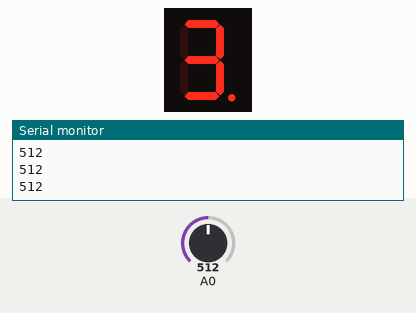
Bench run of a sketch on a simulated Arduino Uno, built with avr-gcc and run on an emulated ATmega328P. Shown: 1-digit seven-segment display, the last lines printed to the serial monitor. Inputs (shaded band) come from the test bench; at power-on: A0 = 512.

Above: at 1.2 s.
1.3 s: A0 set to 120
At 1.8 s:
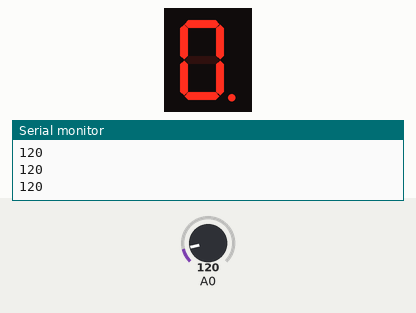
2.8 s: A0 set to 107
At 3.2 s:
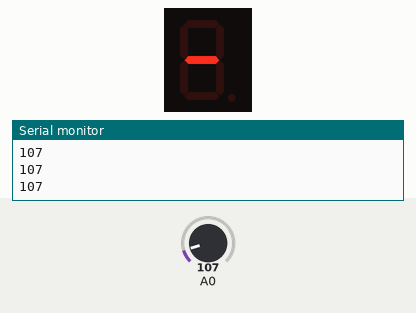
4.3 s: A0 set to 306
At 4.6 s:
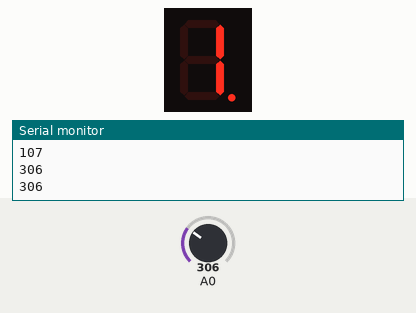
5.8 s: A0 set to 0
At 7.0 s:
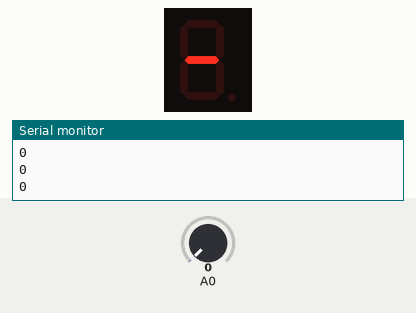
7.3 s: A0 set to 122
At 8.6 s:
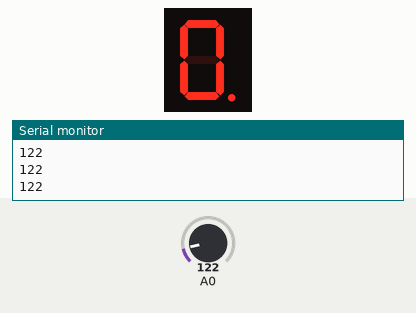
Timing chart, 0 to 9.8 s (numbered marks = the images above; inputs shaded):
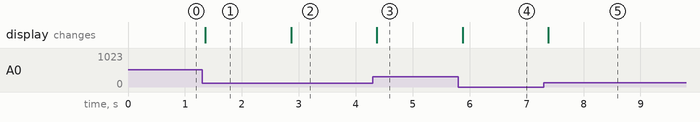

The sketch:

7segment.ino
```cpp
#include "SevSeg.h"
SevSeg sevseg;

void setup(){
    Serial.begin(9600);
    byte numDigits = 1;
    byte digitPins[] = {};
    byte segmentPins[] = {6, 5, 2, 3, 4, 7, 8, 9};
    bool resistorsOnSegments = true;

    byte hardwareConfig = COMMON_ANODE;
    sevseg.begin(hardwareConfig, numDigits, digitPins, segmentPins, resistorsOnSegments);
    sevseg.setBrightness(90);
}

void loop(){

    Serial.println(analogRead(A0));
    sevseg.setNumber(map(analogRead(A0),200,980,0,9),0);
    sevseg.refreshDisplay();
    delay (150);

}
```

Measured:
- the behaviour switches between 114 and 113 on A0 (found by bisection; images 1 and 2)
- after the input at 1.3 s, the display: changes after 0.06 s (image 1)
- after the input at 2.8 s, the display: changes after 0.06 s (image 2)
- after the input at 4.3 s, the display: changes after 0.07 s (image 3)
- after the input at 5.8 s, the display: changes after 0.08 s (image 4)
- after the input at 7.3 s, the display: changes after 0.08 s (image 5)
